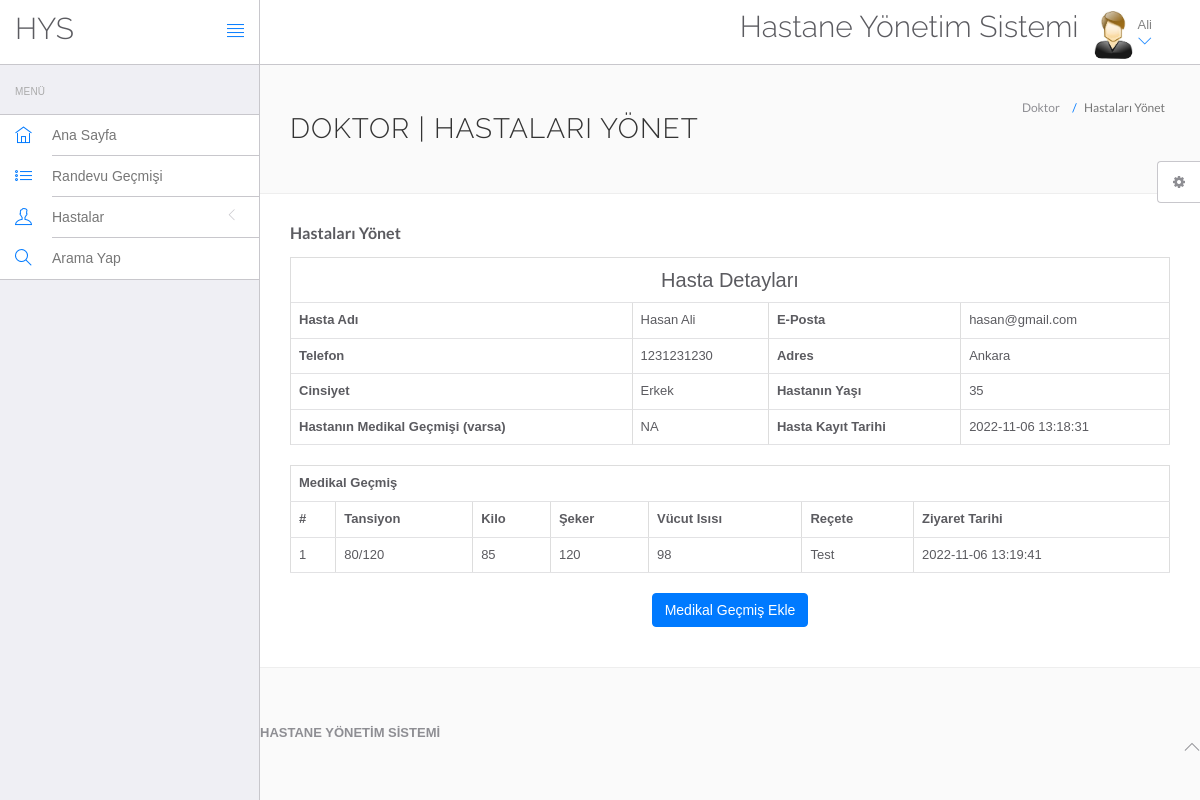
The app's page /hms/doctor/view-patient.php?viewid=1 (signed in) with its own data.
### tables this page shows
CREATE TABLE `doctors` (
  `id` int(11) NOT NULL,
  `specilization` varchar(255) DEFAULT NULL,
  `doctorName` varchar(255) DEFAULT NULL,
  `address` longtext,
  `docFees` varchar(255) DEFAULT NULL,
  `contactno` bigint(11) DEFAULT NULL,
  `docEmail` varchar(255) DEFAULT NULL,
  `password` varchar(255) DEFAULT NULL,
  `creationDate` timestamp NULL DEFAULT CURRENT_TIMESTAMP,
  `updationDate` timestamp NULL DEFAULT NULL ON UPDATE CURRENT_TIMESTAMP
);

CREATE TABLE `tblpatient` (
  `ID` int(10) NOT NULL,
  `Docid` int(10) DEFAULT NULL,
  `PatientName` varchar(200) DEFAULT NULL,
  `PatientContno` bigint(10) DEFAULT NULL,
  `PatientEmail` varchar(200) DEFAULT NULL,
  `PatientGender` varchar(50) DEFAULT NULL,
  `PatientAdd` mediumtext,
  `PatientAge` int(10) DEFAULT NULL,
  `PatientMedhis` mediumtext,
  `CreationDate` timestamp NULL DEFAULT CURRENT_TIMESTAMP,
  `UpdationDate` timestamp NULL DEFAULT NULL ON UPDATE CURRENT_TIMESTAMP
);

CREATE TABLE `tblmedicalhistory` (
  `ID` int(10) NOT NULL,
  `PatientID` int(10) DEFAULT NULL,
  `BloodPressure` varchar(200) DEFAULT NULL,
  `BloodSugar` varchar(200) NOT NULL,
  `Weight` varchar(100) DEFAULT NULL,
  `Temperature` varchar(200) DEFAULT NULL,
  `MedicalPres` mediumtext,
  `CreationDate` timestamp NOT NULL DEFAULT CURRENT_TIMESTAMP ON UPDATE CURRENT_TIMESTAMP
);

### hms/doctor/view-patient.php (the view, shortened to what this page needs)
<?php
include('include/config.php');
if(strlen($_SESSION['id']==0)) {
 header('location:logout.php');
  } else{
?>
<!DOCTYPE html>
<html lang="tr">
	<head>
		<link rel="stylesheet" href="vendor/bootstrap/css/bootstrap.min.css">
		<link rel="stylesheet" href="vendor/fontawesome/css/font-awesome.min.css">
		<link rel="stylesheet" href="vendor/themify-icons/themify-icons.min.css">
		<link href="vendor/animate.css/animate.min.css" rel="stylesheet" media="screen">
		<link href="vendor/perfect-scrollbar/perfect-scrollbar.min.css" rel="stylesheet" media="screen">
		<link href="vendor/switchery/switchery.min.css" rel="stylesheet" media="screen">
		<link href="vendor/bootstrap-touchspin/jquery.bootstrap-touchspin.min.css" rel="stylesheet" media="screen">
		<link href="vendor/select2/select2.min.css" rel="stylesheet" media="screen">
		<link href="vendor/bootstrap-datepicker/bootstrap-datepicker3.standalone.min.css" rel="stylesheet" media="screen">
		<link href="vendor/bootstrap-timepicker/bootstrap-timepicker.min.css" rel="stylesheet" media="screen">
		<link rel="stylesheet" href="assets/css/styles.css">
		<link rel="stylesheet" href="assets/css/plugins.css">
		<link rel="stylesheet" href="assets/css/themes/theme-1.css" id="skin_color" />
	</head>
	<body>
		<div id="app">
<?php include('include/sidebar.php');?>
<div class="app-content">
<?php include('include/header.php');?>
<div class="main-content" >
<div class="wrap-content container" id="container">
<section id="page-title">
<div class="row">
<div class="col-sm-8">
<h1 class="mainTitle">Doktor | Hastaları Yönet</h1>
</div>
<ol class="breadcrumb">
<li>
<span>Doktor</span>
</li>
<li class="active">
<span>Hastaları Yönet</span>
</li>
</ol>
</div>
</section>
<div class="container-fluid container-fullw bg-white">
<div class="row">
<div class="col-md-12">
<h5 class="over-title margin-bottom-15"><span class="text-bold">Hastaları Yönet</span></h5>
<?php
                               $vid=$_GET['viewid'];
                               $ret=mysqli_query($con,"select * from tblpatient where ID='$vid'");
$cnt=1;
while ($row=mysqli_fetch_array($ret)) {
                               ?>
<table border="1" class="table table-bordered">
 <tr align="center">
<td colspan="4" style="font-size:20px;color:blue">
Hasta Detayları</td></tr>
    <tr>
    <th scope>Hasta Adı</th>
    <td><?php  echo $row['PatientName'];?></td>
    <th scope>E-Posta</th>
    <td><?php  echo $row['PatientEmail'];?></td>
  </tr>
  <tr>
    <th scope>Telefon</th>
    <td><?php  echo $row['PatientContno'];?></td>
    <th>Adres</th>
    <td><?php  echo $row['PatientAdd'];?></td>
  </tr>
    <tr>
    <th>Cinsiyet</th>
    <td><?php  echo $row['PatientGender'];?></td>
    <th>Hastanın Yaşı</th>
    <td><?php  echo $row['PatientAge'];?></td>
  </tr>
  <tr>
    <th>Hastanın Medikal Geçmişi (varsa)</th>
    <td><?php  echo $row['PatientMedhis'];?></td>
     <th>Hasta Kayıt Tarihi</th>
    <td><?php  echo $row['CreationDate'];?></td>
  </tr>
<?php }?>
</table>
<?php
$ret=mysqli_query($con,"select * from tblmedicalhistory  where PatientID='$vid'");
 ?>
<table id="datatable" class="table table-bordered dt-responsive nowrap" style="border-collapse: collapse; border-spacing: 0; width: 100%;">
  <tr align="center">
   <th colspan="8" >Medikal Geçmiş</th>
  </tr>
  <tr>
    <th>#</th>
<th>Tansiyon</th>
<th>Kilo</th>
<th>Şeker</th>
<th>Vücut Isısı</th>
<th>Reçete</th>
<th>Ziyaret Tarihi</th>
</tr>
<?php
while ($row=mysqli_fetch_array($ret)) {
  ?>
<tr>
  <td><?php echo $cnt;?></td>
 <td><?php  echo $row['BloodPressure'];?></td>
 <td><?php  echo $row['Weight'];?></td>
 <td><?php  echo $row['BloodSugar'];?></td>
  <td><?php  echo $row['Temperature'];?></td>
  <td><?php  echo $row['MedicalPres'];?></td>
  <td><?php  echo $row['CreationDate'];?></td>
</tr>
<?php $cnt=$cnt+1;} ?>
</table>
<p align="center">
 <button class="btn btn-primary waves-effect waves-light w-lg" data-toggle="modal" data-target="#myModal">Medikal Geçmiş Ekle</button></p>
</div>
</div>
</div>
</div>
	<?php include('include/footer.php');?>
	<?php include('include/setting.php');?>
		</div>
	</body>
</html>
<?php }  ?>

### hms/doctor/include/header.php (shortened to what this page needs)
<header class="navbar navbar-default navbar-static-top">
					<div class="navbar-header">
						<a class="navbar-brand" href="#">
							<h2 style="padding-top:20% ">HYS</h2>
						</a>
						<a href="#" class="sidebar-toggler pull-right visible-md visible-lg" data-toggle-class="app-sidebar-closed" data-toggle-target="#app">
							<i class="ti-align-justify"></i>
						</a>
					</div>
					<div class="navbar-collapse collapse">
						<ul class="nav navbar-right">
								<li  style="padding-top:2% ">
								<h2>Hastane Yönetim Sistemi</h2>
							</li>
							<li class="dropdown current-user">
								<a href class="dropdown-toggle" data-toggle="dropdown">
									<img src="assets/images/images.jpg" > <span class="username">
									<?php $query=mysqli_query($con,"select doctorName from doctors where id='".$_SESSION['id']."'");
while($row=mysqli_fetch_array($query))
{
	echo $row['doctorName'];
}
									?> <i class="ti-angle-down"></i></i></span>
								</a>
							</li>
						</ul>
					</div>
				</header>

### hms/doctor/assets/css/themes/theme-1.css (style rules this page uses)
body { background: #FAFAFA; }
header .navbar-header { background: #ffffff !important; border-right-color: #c8c7cc !important; border-bottom-color: #c8c7cc !important; }
header .navbar-header .sidebar-toggler, header .navbar-header .sidebar-mobile-toggler { color: #007aff !important; }
header .navbar-header .navbar-brand { color: #777 !important; }
header .navbar-collapse { background: #ffffff !important; border-bottom-color: #c8c7cc !important; box-shadow: none !important; }
header .navbar-collapse .navbar-right > li > a { color: #777; }
header .navbar-collapse .navbar-right > li > a i { color: #007aff !important; }

### records on screen
doctors: doctorName "Ali"
tblpatient: PatientName "Hasan Ali", PatientEmail "hasan@gmail.com", PatientContno "1231231230", PatientAdd "Ankara", PatientGender "Erkek", PatientAge "35", PatientMedhis "NA", CreationDate "2022-11-06 13:18:31"
tblmedicalhistory: BloodPressure "80/120", Weight "85", BloodSugar "120", Temperature "98", MedicalPres "Test", CreationDate "2022-11-06 13:19:41"
